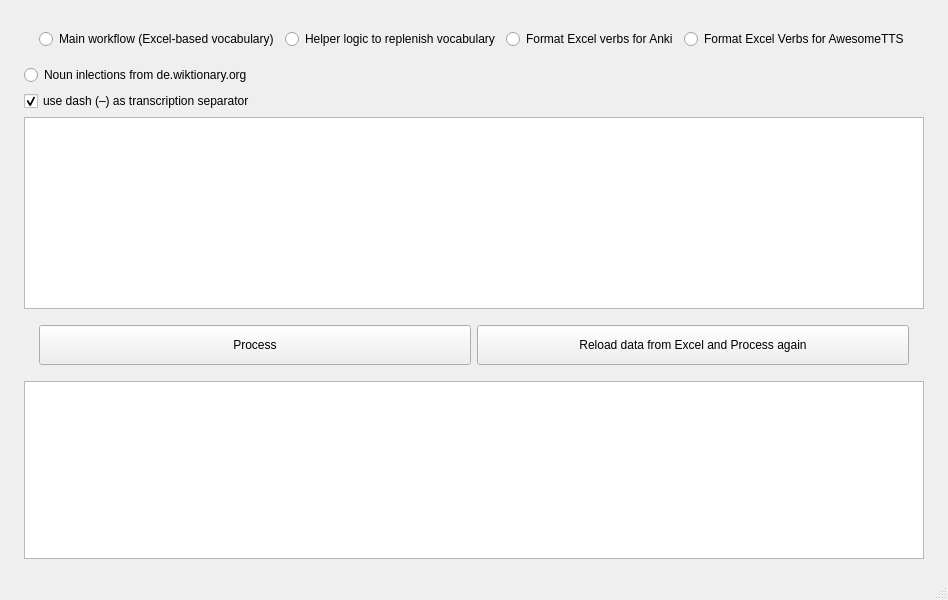
<?xml version="1.0" encoding="UTF-8"?>
<ui version="4.0">
    <class>MainWindow</class>
    <widget class="QMainWindow" name="MainWindow">
        <property name="geometry">
            <rect>
                <x>0</x>
                <y>0</y>
                <width>859</width>
                <height>600</height>
            </rect>
        </property>
        <property name="windowTitle">
            <string>Deutsch Processor</string>
        </property>
        <widget class="QWidget" name="centralwidget">
            <layout class="QVBoxLayout" name="verticalLayout_2">
                <item>
                    <layout class="QVBoxLayout" name="verticalLayout">
                        <property name="leftMargin">
                            <number>15</number>
                        </property>
                        <property name="topMargin">
                            <number>10</number>
                        </property>
                        <property name="rightMargin">
                            <number>15</number>
                        </property>
                        <property name="bottomMargin">
                            <number>10</number>
                        </property>
                        <item>
                            <layout class="QHBoxLayout" name="horizontalLayout">
                                <property name="leftMargin">
                                    <number>15</number>
                                </property>
                                <property name="topMargin">
                                    <number>10</number>
                                </property>
                                <property name="rightMargin">
                                    <number>15</number>
                                </property>
                                <property name="bottomMargin">
                                    <number>10</number>
                                </property>
                                <item>
                                    <widget class="QRadioButton" name="mainWrkflwRadioButton">
                                        <property name="text">
                                            <string>Main workflow (Excel-based vocabulary)</string>
                                        </property>
                                    </widget>
                                </item>
                                <item>
                                    <widget class="QRadioButton" name="helperLogicRadioButton">
                                        <property name="text">
                                            <string>Helper logic to replenish vocabulary</string>
                                        </property>
                                    </widget>
                                </item>
                                <item>
                                    <widget class="QRadioButton" name="formatExcelVerbsForAnkiRadioButton">
                                        <property name="text">
                                            <string>Format Excel verbs for Anki</string>
                                        </property>
                                    </widget>
                                </item>
                                <item>
                                    <widget class="QRadioButton" name="formatExcelVerbsForAwesomeTTSRadioButton">
                                        <property name="text">
                                            <string>Format Excel Verbs for AwesomeTTS</string>
                                        </property>
                                    </widget>
                                </item>
                            </layout>
                        </item>
                        <item>
                            <widget class="QRadioButton" name="nounInlectionsFromWiktionaryRadioButton">
                                <property name="text">
                                    <string>Noun inlections from de.wiktionary.org</string>
                                </property>
                            </widget>
                        </item>
                        <item>
                            <widget class="QCheckBox" name="dashSeparatorCheckBox">
                                <property name="text">
                                    <string>use dash (–) as transcription separator</string>
                                </property>
                                <property name="checked">
                                    <bool>true</bool>
                                </property>
                            </widget>
                        </item>
                        <item>
                            <widget class="QTextEdit" name="inputTextEdit">
                                <property name="sizePolicy">
                                    <sizepolicy hsizetype="Expanding" vsizetype="Fixed">
                                        <horstretch>0</horstretch>
                                        <verstretch>0</verstretch>
                                    </sizepolicy>
                                </property>
                                <property name="font">
                                    <font>
                                        <family>Times New Roman</family>
                                        <pointsize>12</pointsize>
                                    </font>
                                </property>
                            </widget>
                        </item>
                        <item>
                            <layout class="QHBoxLayout" name="horizontalLayout_2">
                                <property name="leftMargin">
                                    <number>15</number>
                                </property>
                                <property name="topMargin">
                                    <number>10</number>
                                </property>
                                <property name="rightMargin">
                                    <number>15</number>
                                </property>
                                <property name="bottomMargin">
                                    <number>10</number>
                                </property>
                                <item>
                                    <widget class="QPushButton" name="processButton">
                                        <property name="minimumSize">
                                            <size>
                                                <width>0</width>
                                                <height>40</height>
                                            </size>
                                        </property>
                                        <property name="text">
                                            <string>Process</string>
                                        </property>
                                    </widget>
                                </item>
                                <item>
                                    <widget class="QPushButton" name="reloadDataFromExcelButton">
                                        <property name="minimumSize">
                                            <size>
                                                <width>0</width>
                                                <height>40</height>
                                            </size>
                                        </property>
                                        <property name="text">
                                            <string>Reload data from Excel and Process again</string>
                                        </property>
                                    </widget>
                                </item>
                            </layout>
                        </item>
                        <item>
                            <widget class="QTextEdit" name="outputTextEdit">
                                <property name="font">
                                    <font>
                                        <family>Times New Roman</family>
                                        <pointsize>12</pointsize>
                                    </font>
                                </property>
                            </widget>
                        </item>
                    </layout>
                </item>
            </layout>
        </widget>
        <widget class="QMenuBar" name="menubar">
            <property name="geometry">
                <rect>
                    <x>0</x>
                    <y>0</y>
                    <width>859</width>
                    <height>21</height>
                </rect>
            </property>
        </widget>
        <widget class="QStatusBar" name="statusbar"/>
    </widget>
    <resources/>
    <connections/>
</ui>
